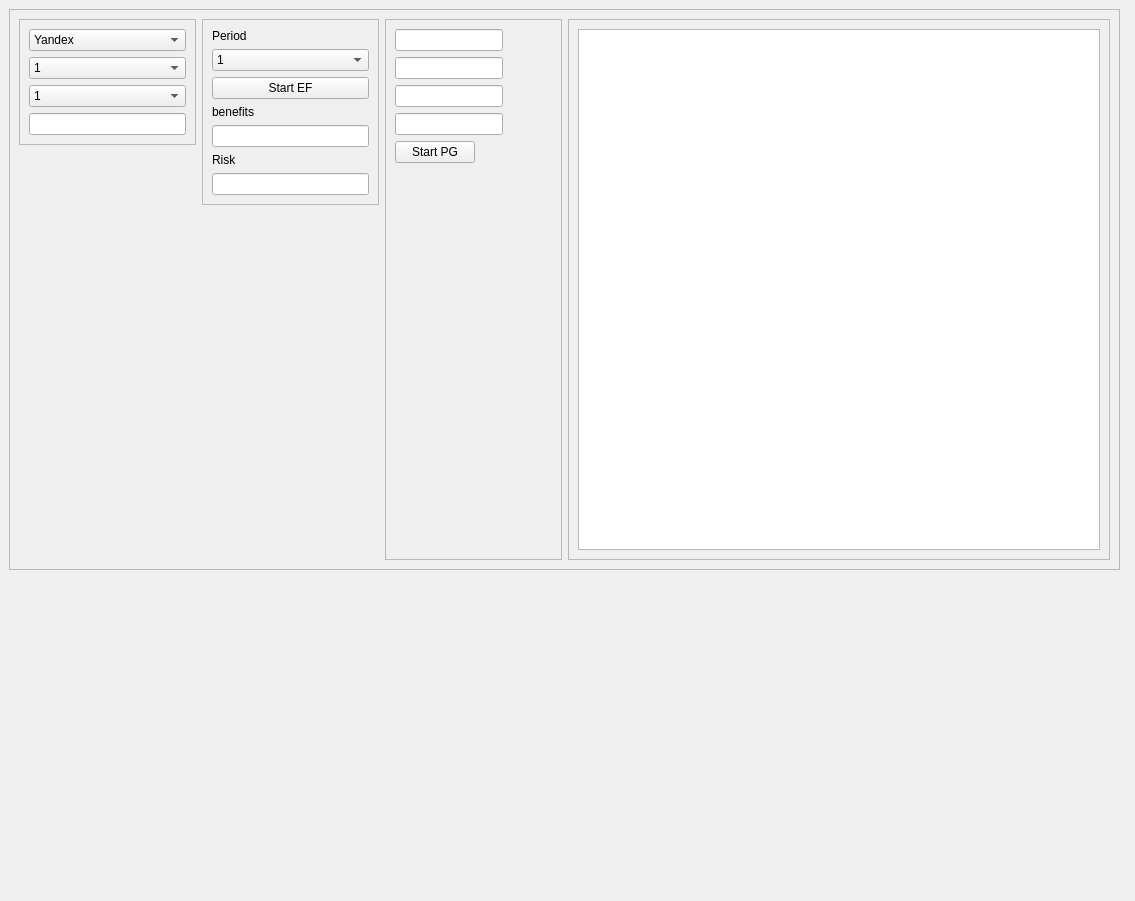
<?xml version="1.0" encoding="UTF-8"?>
<ui version="4.0">
 <class>Test</class>
 <widget class="QMainWindow" name="Test">
  <property name="geometry">
   <rect>
    <x>0</x>
    <y>0</y>
    <width>1135</width>
    <height>901</height>
   </rect>
  </property>
  <property name="windowTitle">
   <string>MainWindow</string>
  </property>
  <property name="styleSheet">
   <string notr="true"/>
  </property>
  <widget class="QWidget" name="centralwidget">
   <property name="styleSheet">
    <string notr="true"/>
   </property>
   <widget class="QFrame" name="frame">
    <property name="geometry">
     <rect>
      <x>9</x>
      <y>9</y>
      <width>1111</width>
      <height>561</height>
     </rect>
    </property>
    <property name="frameShape">
     <enum>QFrame::StyledPanel</enum>
    </property>
    <property name="frameShadow">
     <enum>QFrame::Raised</enum>
    </property>
    <layout class="QGridLayout" name="gridLayout_2">
     <item row="0" column="0">
      <layout class="QHBoxLayout" name="horizontalLayout">
       <item alignment="Qt::AlignTop">
        <widget class="QFrame" name="Companies">
         <property name="frameShape">
          <enum>QFrame::StyledPanel</enum>
         </property>
         <property name="frameShadow">
          <enum>QFrame::Raised</enum>
         </property>
         <layout class="QVBoxLayout" name="verticalLayout">
          <item>
           <widget class="QComboBox" name="box_accii">
            <item>
             <property name="text">
              <string>Yandex</string>
             </property>
            </item>
            <item>
             <property name="text">
              <string>Yt</string>
             </property>
            </item>
            <item>
             <property name="text">
              <string>Yahoo</string>
             </property>
            </item>
           </widget>
          </item>
          <item>
           <widget class="QComboBox" name="box_obl">
            <item>
             <property name="text">
              <string>1</string>
             </property>
            </item>
            <item>
             <property name="text">
              <string>2</string>
             </property>
            </item>
           </widget>
          </item>
          <item>
           <widget class="QComboBox" name="box_bezrisk">
            <property name="acceptDrops">
             <bool>false</bool>
            </property>
            <item>
             <property name="text">
              <string>1</string>
             </property>
            </item>
           </widget>
          </item>
          <item>
           <widget class="QLineEdit" name="box_money"/>
          </item>
         </layout>
        </widget>
       </item>
       <item alignment="Qt::AlignTop">
        <widget class="QFrame" name="Info">
         <property name="frameShape">
          <enum>QFrame::StyledPanel</enum>
         </property>
         <property name="frameShadow">
          <enum>QFrame::Raised</enum>
         </property>
         <layout class="QGridLayout" name="gridLayout_3">
          <item row="0" column="0">
           <widget class="QLabel" name="Period">
            <property name="text">
             <string>Period</string>
            </property>
           </widget>
          </item>
          <item row="1" column="0">
           <widget class="QComboBox" name="years">
            <item>
             <property name="text">
              <string>1</string>
             </property>
            </item>
            <item>
             <property name="text">
              <string>2</string>
             </property>
            </item>
            <item>
             <property name="text">
              <string>3</string>
             </property>
            </item>
            <item>
             <property name="text">
              <string>5</string>
             </property>
            </item>
           </widget>
          </item>
          <item row="2" column="0">
           <widget class="QPushButton" name="StartEF">
            <property name="cursor">
             <cursorShape>PointingHandCursor</cursorShape>
            </property>
            <property name="text">
             <string>Start EF</string>
            </property>
           </widget>
          </item>
          <item row="3" column="0">
           <widget class="QLabel" name="lblBenefits">
            <property name="text">
             <string>benefits</string>
            </property>
           </widget>
          </item>
          <item row="4" column="0">
           <widget class="QLineEdit" name="Benefit"/>
          </item>
          <item row="5" column="0">
           <widget class="QLabel" name="lblRisk">
            <property name="text">
             <string>Risk</string>
            </property>
           </widget>
          </item>
          <item row="6" column="0">
           <widget class="QLineEdit" name="Risk">
            <property name="readOnly">
             <bool>false</bool>
            </property>
           </widget>
          </item>
         </layout>
        </widget>
       </item>
       <item>
        <widget class="QFrame" name="frame_2">
         <property name="frameShape">
          <enum>QFrame::StyledPanel</enum>
         </property>
         <property name="frameShadow">
          <enum>QFrame::Raised</enum>
         </property>
         <layout class="QFormLayout" name="formLayout_2">
          <item row="0" column="0">
           <widget class="QLineEdit" name="Weight_1"/>
          </item>
          <item row="1" column="0">
           <widget class="QLineEdit" name="Weight_2"/>
          </item>
          <item row="2" column="0">
           <widget class="QLineEdit" name="Weight_3"/>
          </item>
          <item row="3" column="0">
           <widget class="QLineEdit" name="Weight_4"/>
          </item>
          <item row="4" column="0">
           <widget class="QPushButton" name="StartPG">
            <property name="text">
             <string>Start PG</string>
            </property>
           </widget>
          </item>
         </layout>
        </widget>
       </item>
      </layout>
     </item>
     <item row="0" column="1">
      <widget class="QFrame" name="frame_3">
       <property name="frameShape">
        <enum>QFrame::StyledPanel</enum>
       </property>
       <property name="frameShadow">
        <enum>QFrame::Raised</enum>
       </property>
       <layout class="QGridLayout" name="gridLayout">
        <item row="0" column="0">
         <widget class="QGraphicsView" name="graphicsView"/>
        </item>
       </layout>
      </widget>
     </item>
    </layout>
   </widget>
  </widget>
 </widget>
 <resources/>
 <connections/>
</ui>
